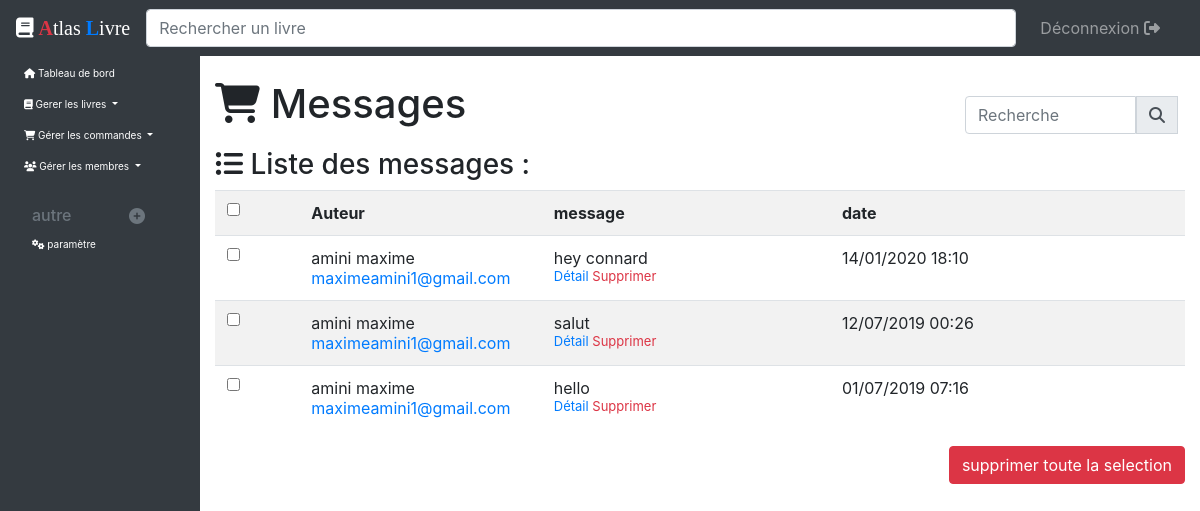
The app's page /Espace_admin/controleur/listeMessage_controleur.php (signed in) with its own data.
### tables this page shows
CREATE TABLE IF NOT EXISTS `message` (
  `id` int(11) NOT NULL AUTO_INCREMENT,
  `id_u` int(11) NOT NULL,
  `message` varchar(255) NOT NULL,
  `vue` int(11) NOT NULL,
  `date` datetime NOT NULL,
  PRIMARY KEY (`id`)
);

CREATE TABLE IF NOT EXISTS `membres` (
  `id` int(11) NOT NULL AUTO_INCREMENT,
  `nom` varchar(20) NOT NULL,
  `prenom` varchar(20) NOT NULL,
  `mail` varchar(255) NOT NULL,
  `pass` varchar(255) NOT NULL,
  `adress` varchar(255) NOT NULL,
  PRIMARY KEY (`id`)
);

### Espace_admin/controleur/listeMessage_controleur.php (called while the page is built, shortened)
<?php
    include('../../autre/bdd.php');
    include('../modele/message_modele.php');
    if(isset($_GET['rech'])){
        $terme= htmlspecialchars($_GET['rech']);
		$terme= trim($terme);
		$terme = strip_tags($terme);
		$messages=rech($terme);
    }else{
        if(isset($_GET['c'])){
            switch($_GET['c']){
                case 2 :
                    $messages = commFilter('livraison="non livré"');
                    break;
                case 3:
                    $messages = commFilter('livraison="livré"');
                    break;
            }
        }else{
            $messages = get_message();
        }
    }
    include('../vue/listeMessage_vue.php');
?>

### Espace_admin/modele/message_modele.php (called while the page is built, shortened)
<?php
    function get_message(){
		global $bdd;
		$rep = $bdd->query ('SELECT *,m.id as idM,DATE_FORMAT(date,"%d/%m/%Y %H:%i")as date FROM message m,membres mb WHERE m.id_u=mb.id  ORDER BY m.id DESC ');
		return $rep;
	}
?>

### Espace_admin/vue/listeMessage_vue.php (the view, shortened to what this page needs)
<html>
<head>
    <link href="../../css/style_admin.css" rel="stylesheet" />
    <link rel="stylesheet" href="https://stackpath.bootstrapcdn.com/bootstrap/4.5.0/css/bootstrap.min.css"
>
</head>
<body>
    <?php include("../autre/menu.php"); ?>
    <section class="container-fluid col-lg-10 offset-lg-2 col-md-9 offset-md-3" id='princi'>
        <div class="row">
            <h1 style="margin-bottom:20px;" class="col-sm-9"><i class="fas fa-shopping-cart"></i> Messages</h1>
            <form class="form-inline my-2 my-lg-0 col-sm-3" style="padding-top:10px;" method="get" action="listeMessage_controleur.php?">
                <div class="input-group mb-2 mr-sm-2">
                    <input type="search" class="form-control" placeholder="Recherche" id="recherche" name="rech">
                    <div class="input-group-prepend">
                        <button type="submit" class="input-group-text" id="logosearch"><i class="fas fa-search"></i></button>
                    </div>
                </div>
            </form>
        </div>
        <article>
            <div class="row">
                <h3 class=" col-sm-5"><i class="fas fa-list-ul"></i> Liste des messages :</h3>
            </div>
            <div class="table-responsive">
                <form method="post" action="listeMessage_controleur.php">
                    <table class="table table-striped table-condensed ">
                        <tr>
                            <th><input type="checkbox" id="all" onclick="rep();" /></th>
                            <th>Auteur</th>
                            <th>message</th>
                            <th>date</th>
                        </tr>
                        <?php while($message=$messages->fetch()){?>
                        <tr>
                            <td><input type="checkbox" name="num[]" value="<?php echo $message['idM']; ?>" /></td>
                            <td style="width:25%;">
                                <?php echo $message['nom'].' '.$message['prenom']; ?><br />
                                <a href="mailto:<?php echo $message['mail']; ?>"><?php echo $message['mail']; ?></a>
                            </td>
                            <td><?php echo $message['message']; ?><br />
                                <span style="font-size:13px; ">
                                    <a href="afficherMessage_controleur?mess=<?php echo $message['idM']; ?>">Détail</a>
                                    <a href="#" data-toggle="modal" data-target="#alert_anul<?php echo $message['idM']; ?>" style="color:#dc3545;">Supprimer</a>
                                </span>
                            </td>
                            <td><?php echo $message['date']; ?></td>
                        </tr>
                        <?php } ?>
                    </table>
                    <input type="submit" value="supprimer toute la selection" name="suppSlec" class="btn btn-danger float-right" />
                </form>
            </div>
        </article>
    </section>
</body>
</html>

### css/style_admin.css (style rules this page uses)
#princi { margin-top: 80px; margin-bottom: 80px; }

### records on screen
message: membres.nom "amini", membres.prenom "maxime", membres.mail "maximeamini1@gmail.com", message "hey connard", date "14/01/2020 18:10"
message: membres.nom "amini", membres.prenom "maxime", membres.mail "maximeamini1@gmail.com", message "salut", date "12/07/2019 00:26"
message: membres.nom "amini", membres.prenom "maxime", membres.mail "maximeamini1@gmail.com", message "hello", date "01/07/2019 07:16"
